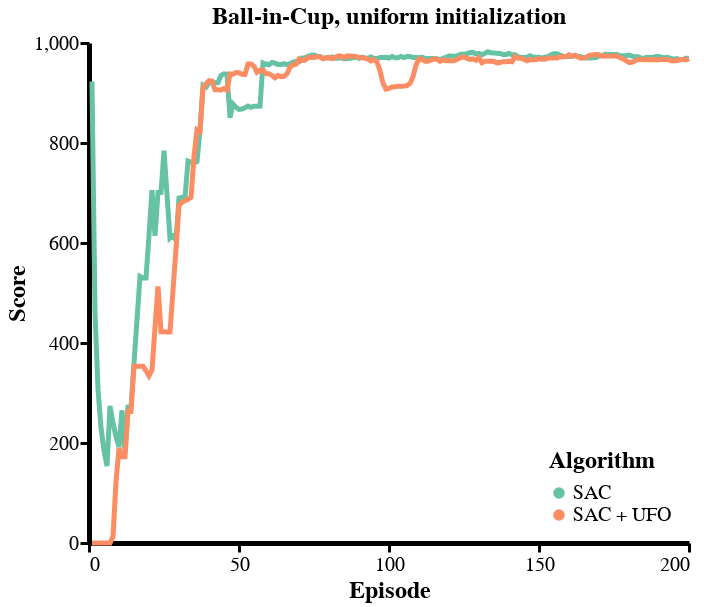

Source (notebook cell):
### Code cell
alt.themes.enable('publication')
jobs = [
    load_jobs('bice_v1*no_explorationTrue*', subdir='exploration', title="SAC"),
    load_jobs('bice_v1*no_explorationFalse*', subdir='exploration', title="SAC + UFO"),
]
data = pd.concat(jobs, sort=False)

N = 200
subset = data
# subset = subset[((subset.episode % 5 == 0) & (subset.test)) | ((subset.episode % 3 == 0) & (~subset.test))]
subset = subset[(subset['episode'] <= N)]
chart = make_base_chart(
    subset[subset.env == 'ball_in_cup'], 
    title="Ball-in-Cup, uniform initialization", 
    color='title',
    window=10,
)

plot_with_bars(chart, 'smoothed_score', test=True, title_flag='',
               y_args={'title': 'Score'}, 
               color=alt.Color('title', legend=alt.Legend(title='Algorithm', orient='bottom-right')))

### Figure 1 — Vega-Lite specification as saved in the notebook (floating-point values rounded to 4 significant figures; data arrays with more than 128 entries replaced by an {"elided": "..."} marker saying what was removed)
{"config": {"view": {"height": 500, "width": 600, "strokeWidth": 0, "background": "white"}, "title": {"fontSize": 24}, "range": {"category": {"scheme": "set2"}, "ordinal": {"scheme": "set2"}}, "axis": {"titleFontSize": 24, "labelFontSize": 20, "grid": false, "domainWidth": 5, "domainColor": "333", "tickWidth": 3, "tickSize": 9, "tickCount": 4, "tickColor": "333", "tickOffset": 0}, "legend": {"titleFontSize": 24, "labelFontSize": 20, "labelLimit": 0, "titleLimit": 0, "orient": "top-left", "titlePadding": 10, "fillColor": "#ffffff88", "cornerRadius": 0}, "rule": {"size": 3, "color": "999"}, "line": {"size": 5}}, "layer": [{"mark": {"type": "circle", "opacity": 1, "size": 0}, "encoding": {"color": {"type": "nominal", "field": "title", "legend": {"orient": "bottom-right", "title": "Algorithm"}}, "x": {"type": "quantitative", "field": "episode", "title": "Episode"}, "y": {"type": "quantitative", "aggregate": "mean", "field": "smoothed_score", "title": "Score"}}, "title": "Ball-in-Cup, uniform initialization", "transform": [{"calculate": "(datum.score > 0.5)", "as": "has_score"}, {"window": [{"op": "sum", "field": "novelty_score", "as": "sum_novelty"}], "frame": [null, 0], "groupby": ["name", "test"], "sort": [{"field": "episode", "order": "ascending"}]}, {"window": [{"op": "sum", "field": "score", "as": "sum_score"}], "frame": [null, 0], "groupby": ["name", "test"], "sort": [{"field": "episode", "order": "ascending"}]}, {"window": [{"op": "sum", "field": "has_score", "as": "count_score"}], "frame": [null, 0], "groupby": ["name", "test"], "sort": [{"field": "episode", "order": "ascending"}]}, {"window": [{"op": "mean", "field": "score", "as": "rolling_mean_score"}], "frame": [-10, 0], "groupby": ["name", "test"], "sort": [{"field": "episode", "order": "ascending"}]}, {"window": [{"op": "mean", "field": "novelty_score", "as": "rolling_mean_novelty"}], "frame": [-10, 0], "groupby": ["name", "test"], "sort": [{"field": "episode", "order": "ascending"}]}, {"calculate": "(((datum.name === 'SAC') * datum.score) + ((datum.name !== 'SAC') * datum.rolling_mean_score))", "as": "smoothed_score"}, {"filter": "(datum.test === true)"}]}, {"mark": {"type": "errorband", "extent": "ci"}, "encoding": {"color": {"type": "nominal", "field": "title"}, "x": {"type": "quantitative", "field": "episode", "title": "Episode"}, "y": {"type": "quantitative", "field": "smoothed_score", "title": "Score"}}, "title": "Ball-in-Cup, uniform initialization", "transform": [{"calculate": "(datum.score > 0.5)", "as": "has_score"}, {"window": [{"op": "sum", "field": "novelty_score", "as": "sum_novelty"}], "frame": [null, 0], "groupby": ["name", "test"], "sort": [{"field": "episode", "order": "ascending"}]}, {"window": [{"op": "sum", "field": "score", "as": "sum_score"}], "frame": [null, 0], "groupby": ["name", "test"], "sort": [{"field": "episode", "order": "ascending"}]}, {"window": [{"op": "sum", "field": "has_score", "as": "count_score"}], "frame": [null, 0], "groupby": ["name", "test"], "sort": [{"field": "episode", "order": "ascending"}]}, {"window": [{"op": "mean", "field": "score", "as": "rolling_mean_score"}], "frame": [-10, 0], "groupby": ["name", "test"], "sort": [{"field": "episode", "order": "ascending"}]}, {"window": [{"op": "mean", "field": "novelty_score", "as": "rolling_mean_novelty"}], "frame": [-10, 0], "groupby": ["name", "test"], "sort": [{"field": "episode", "order": "ascending"}]}, {"calculate": "(((datum.name === 'SAC') * datum.score) + ((datum.name !== 'SAC') * datum.rolling_mean_score))", "as": "smoothed_score"}, {"filter": "(datum.test === true)"}]}, {"mark": "line", "encoding": {"color": {"type": "nominal", "field": "title", "legend": {"orient": "bottom-right", "title": "Algorithm"}}, "x": {"type": "quantitative", "field": "episode", "title": "Episode"}, "y": {"type": "quantitative", "aggregate": "mean", "field": "smoothed_score", "title": "Score"}}, "title": "Ball-in-Cup, uniform initialization", "transform": [{"calculate": "(datum.score > 0.5)", "as": "has_score"}, {"window": [{"op": "sum", "field": "novelty_score", "as": "sum_novelty"}], "frame": [null, 0], "groupby": ["name", "test"], "sort": [{"field": "episode", "order": "ascending"}]}, {"window": [{"op": "sum", "field": "score", "as": "sum_score"}], "frame": [null, 0], "groupby": ["name", "test"], "sort": [{"field": "episode", "order": "ascending"}]}, {"window": [{"op": "sum", "field": "has_score", "as": "count_score"}], "frame": [null, 0], "groupby": ["name", "test"], "sort": [{"field": "episode", "order": "ascending"}]}, {"window": [{"op": "mean", "field": "score", "as": "rolling_mean_score"}], "frame": [-10, 0], "groupby": ["name", "test"], "sort": [{"field": "episode", "order": "ascending"}]}, {"window": [{"op": "mean", "field": "novelty_score", "as": "rolling_mean_novelty"}], "frame": [-10, 0], "groupby": ["name", "test"], "sort": [{"field": "episode", "order": "ascending"}]}, {"calculate": "(((datum.name === 'SAC') * datum.score) + ((datum.name !== 'SAC') * datum.rolling_mean_score))", "as": "smoothed_score"}, {"filter": "(datum.test === true)"}]}], "data": {"name": "data-84f22b22ae714c04da558592c07ebdd7"}, "title": "Ball-in-Cup, uniform initialization", "$schema": "https://vega.github.io/schema/vega-lite/v4.8.1.json", "datasets": {"data-84f22b22ae714c04da558592c07ebdd7": {"elided": "800 records"}}}
